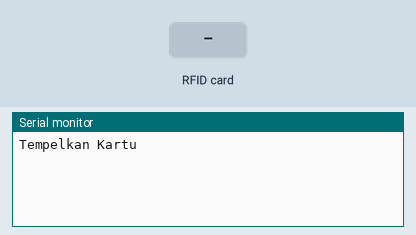
Simulated run of this sketch. Board: STM32 Blue Pill. Parts: the last lines printed to the serial monitor. The inputs (shaded band) are chosen by the test bench.

Above: at 1.2 s.
1.3 s: RFID card 2A A5 B7 15 held to the reader
At 1.9 s:
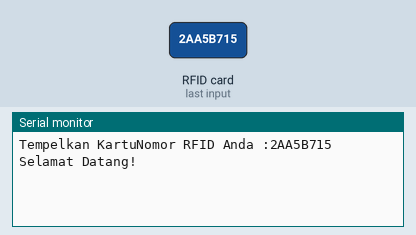
2.8 s: RFID card 5E 7A 19 C4 held to the reader
At 3.4 s:
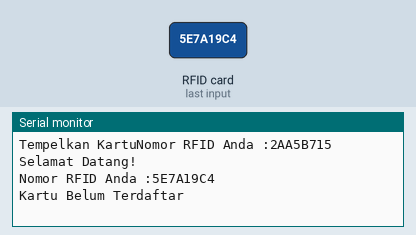

The sketch:

15-11-21_STM32_Read_RFID_Tag_Only.ino
```cpp
#include <SPI.h>
#include <MFRC522.h>

String uidString;

int SDA_rfid = PB7;
int RST_rfid = PA10;

MFRC522 rfid(SDA_rfid, RST_rfid);

void setup() {
  Serial.begin(9600);
  SPI.begin();
  rfid.PCD_Init();
  Serial.print("Tempelkan Kartu");
}

void loop() {
  if(rfid.PICC_IsNewCardPresent()){
    read_rfid();
    Serial.println("Nomor RFID Anda :" + uidString);
    if(uidString == "2AA5B715"){
      Serial.println("Selamat Datang!");
    }
    else{
      Serial.println("Kartu Belum Terdaftar");
    }
  }
}
void read_rfid() {
  rfid.PICC_ReadCardSerial();
  uidString = String(rfid.uid.uidByte[0], HEX) + "" +
              String(rfid.uid.uidByte[1], HEX) + "" +
              String(rfid.uid.uidByte[2], HEX) + "" +
              String(rfid.uid.uidByte[3], HEX);
  uidString.toUpperCase();
}
```

Measured:
- after the input at 1.3 s, the serial monitor: prints a new line at once (image 1)
- after the input at 2.8 s, the serial monitor: prints a new line at once (image 2)
